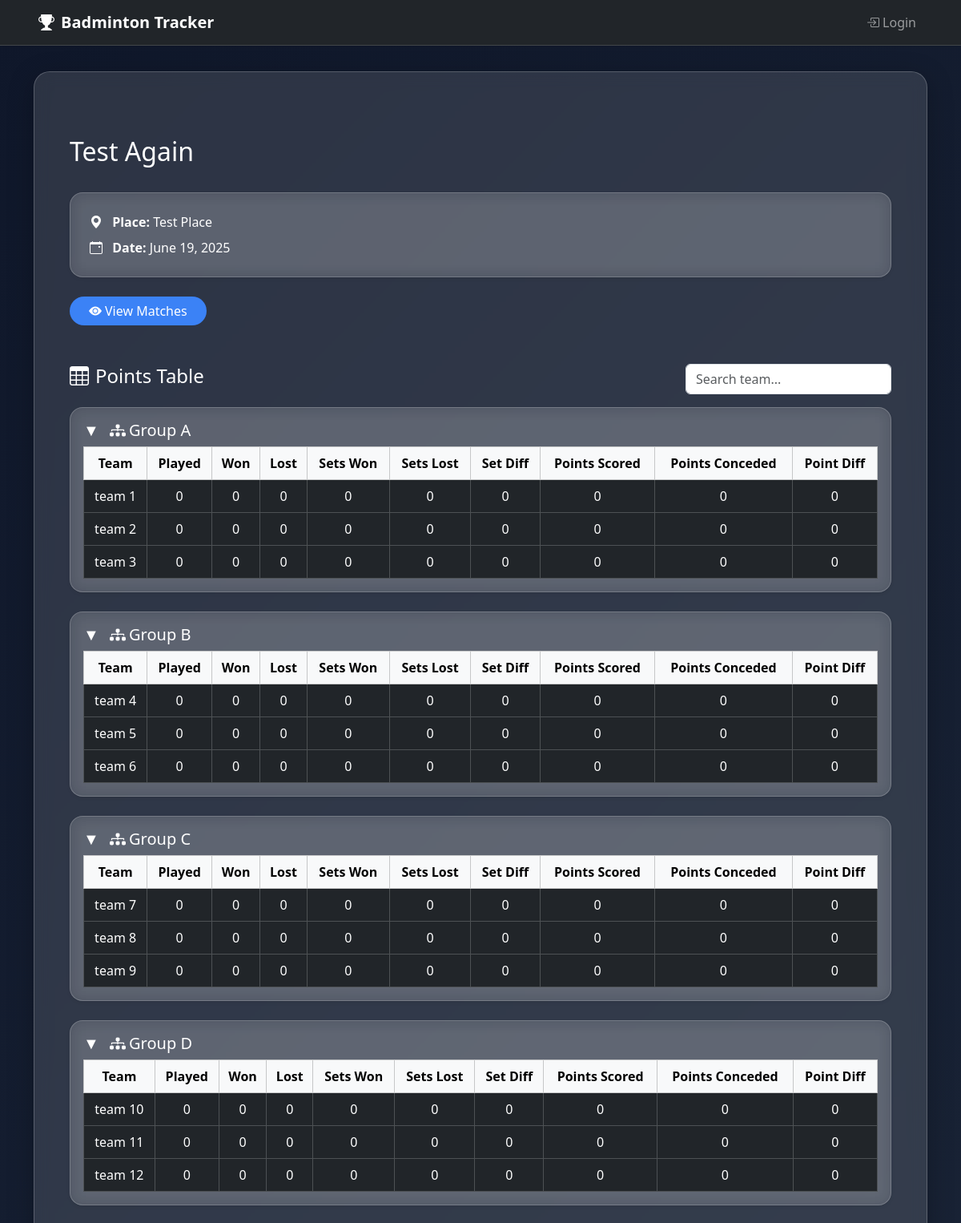
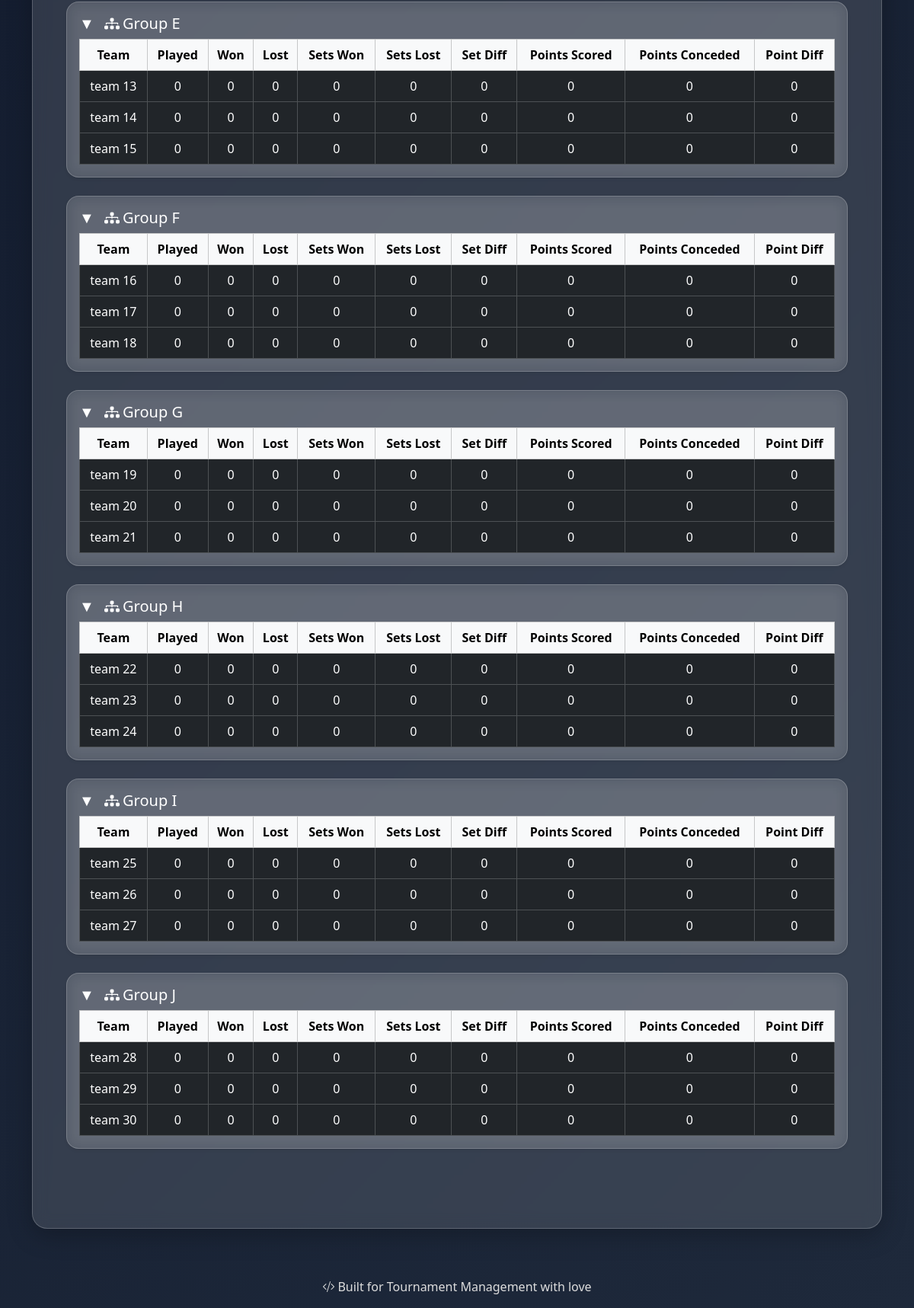
The page /badminton/tournament/6/ on the database its author committed (2 pictures, top to bottom).
### badminton/models.py (models this page shows, shortened)
class Tournament(models.Model):
    name = models.CharField(max_length=100)
    place = models.CharField(max_length=100)
    date = models.DateField()

class Match(models.Model):
    group = models.ForeignKey(Group, on_delete=models.CASCADE)
    court_number = models.PositiveIntegerField()
    team1 = models.ForeignKey(Team, on_delete=models.CASCADE, related_name='team1_matches')
    team2 = models.ForeignKey(Team, on_delete=models.CASCADE, related_name='team2_matches')
    set1_team1 = models.PositiveIntegerField()
    set1_team2 = models.PositiveIntegerField()
    set2_team1 = models.PositiveIntegerField(null=True, blank=True)
    set2_team2 = models.PositiveIntegerField(null=True, blank=True)
    set3_team1 = models.PositiveIntegerField(null=True, blank=True)
    set3_team2 = models.PositiveIntegerField(null=True, blank=True)
    winner = models.ForeignKey(Team, on_delete=models.SET_NULL, null=True, blank=True, related_name='matches_won')
    created_at = models.DateTimeField(auto_now_add=True)
    updated_at = models.DateTimeField(auto_now=True)

class Team(models.Model):
    name = models.CharField(max_length=100)
    group = models.ForeignKey(Group, on_delete=models.CASCADE, related_name='teams')

### badminton/views.py (the view, shortened to what this page needs)
# urls.py: path('tournament/<int:tournament_id>/', views.tournament_detail, name='tournament_detail'),  # Updated name
def tournament_detail(request, tournament_id):
    tournament = get_object_or_404(Tournament, id=tournament_id)
    groups = Group.objects.filter(tournament=tournament)
    group_data = []
    for group in groups:
        teams = Team.objects.filter(group=group)
        matches = Match.objects.filter(group=group)
        stats = {team.id: {
            'name': team.name,
            'played': 0,
            'won': 0,
            'lost': 0,
            'sets_won': 0,
            'sets_lost': 0,
            'set_diff': 0,
            'points_scored': 0,
            'points_conceded': 0,
            'point_diff': 0,
        } for team in teams}
        for team_id in stats:
            stats[team_id]['point_diff'] = stats[team_id]['points_scored'] - stats[team_id]['points_conceded']
        sorted_table = sorted(stats.values(), key=lambda x: (-x['won'], -x['set_diff'], -x['point_diff']))
        group_data.append({'group': group.name, 'table': sorted_table})
    return render(request, 'tournament_detail.html', {
        'tournament': tournament,
        'groups': group_data,
        'current_tournament': tournament
    })

### badminton/templates/tournament_detail.html (shortened to what this page needs)
{% extends 'base.html' %}
{% load static %}
{% block content %}
<div class="container py-5">
    <div class="d-flex justify-content-between align-items-center mb-4 flex-wrap">
        <h2 class="text-white">{{ tournament.name }}</h2>
    </div>
    <div class="glass-card p-4 rounded-4 mb-4 text-white shadow-sm">
        <p class="mb-2">
            <i class="bi bi-geo-alt-fill me-2"></i>
            <strong>Place:</strong> {{ tournament.place }}
        </p>
        <p class="mb-0">
            <i class="bi bi-calendar-event me-2"></i>
            <strong>Date:</strong> {{ tournament.date|date:"F j, Y" }}
        </p>
    </div>
    <div class="d-flex flex-wrap gap-3 mb-4">
        <a href="{% url 'view_matches' tournament.id %}" class="btn btn-primary btn-glow rounded-pill px-4">
            <i class="bi bi-eye-fill me-1"></i>View Matches
        </a>
    </div>
    <div class="d-flex justify-content-between align-items-center mb-3 mt-5 flex-wrap">
        <h4 class="text-white mb-2"><i class="bi bi-table me-2"></i>Points Table</h4>
        <input type="text" id="teamSearch" class="form-control w-auto" placeholder="Search team..." oninput="filterGroups()">
    </div>
    {% for group in groups %}
        <div class="glass-card mb-4 p-3 rounded-4 shadow-sm group-block" data-group="{{ group.group }}">
            <div class="d-flex justify-content-between align-items-center mb-2 group-header"
                onclick="toggleGroup('{{ group.group }}')"
                style="cursor: pointer;">
                <h5 class="text-white mb-0">
                    <span id="arrow-{{ group.group }}" class="me-2">▼</span>
                    <i class="bi bi-diagram-3-fill me-1"></i>Group {{ group.group }}
                </h5>
            </div>
            <div id="group-{{ group.group }}" class="group-table">
                <div class="table-responsive">
                    <table class="table table-dark table-hover table-bordered text-center align-middle mb-0">
                        <thead class="table-light text-dark">
                            <tr>
                                <th>Team</th>
                                <th>Played</th>
                                <th>Won</th>
                                <th>Lost</th>
                                <th>Sets Won</th>
                                <th>Sets Lost</th>
                                <th>Set Diff</th>
                                <th>Points Scored</th>
                                <th>Points Conceded</th>
                                <th>Point Diff</th>
                            </tr>
                        </thead>
                        <tbody>
                            {% for team in group.table %}
                                <tr>
                                    <td class="team-name">{{ team.name }}</td>
                                    <td>{{ team.played }}</td>
                                    <td>{{ team.won }}</td>
                                    <td>{{ team.lost }}</td>
                                    <td>{{ team.sets_won }}</td>
                                    <td>{{ team.sets_lost }}</td>
                                    <td>{{ team.set_diff }}</td>
                                    <td>{{ team.points_scored }}</td>
                                    <td>{{ team.points_conceded }}</td>
                                    <td>{{ team.point_diff }}</td>
                                </tr>
                            {% empty %}
                                <tr>
                                    <td colspan="10" class="text-muted">
                                        <i class="bi bi-exclamation-circle-fill me-1"></i>No data yet.
                                    </td>
                                </tr>
                            {% endfor %}
                        </tbody>
                    </table>
                </div>
            </div>
        </div>
    {% endfor %}
</div>
{% endblock %}

### badminton/static/css/style.css (style rules this page uses)
.btn-primary { background-color: #3b82f6 !important; color: #fff !important; border: none; }
.btn-glow { transition: all 0.2s ease-in-out; box-shadow: none; transform: none; }
body { margin: 0; padding: 0; min-height: 100vh; background: linear-gradient(135deg, #0f172a, #1e293b); background-attachment: fixed; background-size: cover; font-family: 'Segoe UI', sans-serif; color: white; }
a, a:hover { color: #ffffff; text-decoration: none; }
.container { padding-top: 2rem; padding-bottom: 2rem; }
.glass-card { background: rgba(255, 255, 255, 0.12); border-radius: 20px; box-shadow: 0 8px 32px 0 rgba(0, 0, 0, 0.25); backdrop-filter: blur(10px); -webkit-backdrop-filter: blur(10px); border: 1px solid rgba(255, 255, 255, 0.2); padding: 2rem; color: #fff; position: relative; transition: transform 0.3s ease, border 0.3s ease, box-shadow 0.3s ease; }

### rows shown on the page
Tournament: name "Test Again", place "Test Place", date "June 19, 2025"
Match: name "team 1", played "0", won "0", lost "0", sets_won "0", sets_lost "0", set_diff "0", points_scored "0", points_conceded "0", point_diff "0", name "team 2", name "team 3", name "team 4", name "team 5", name "team 6", name "team 7", name "team 8", name "team 9", name "team 10", name "team 11", name "team 12", name "team 13", name "team 14", name "team 15", name "team 16", name "team 17", name "team 18", name "team 19", name "team 20", name "team 21", name "team 22", name "team 23", name "team 24", name "team 25", name "team 26", name "team 27", name "team 28", name "team 29", name "team 30"

### other values the page prints
{{ group.group }} "A" "B" "C" "D" "E" "F" "G" "H" "I" "J"
